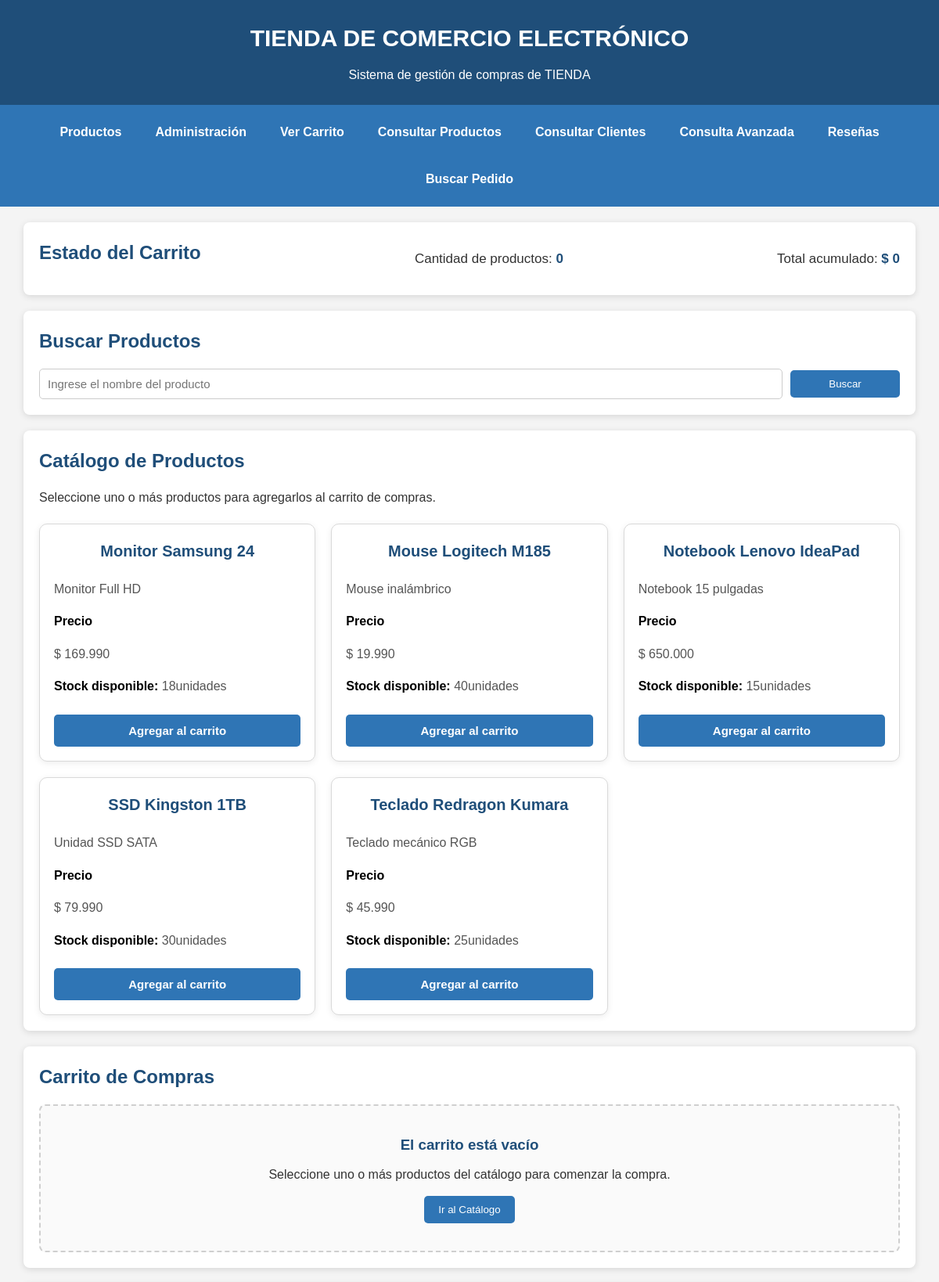
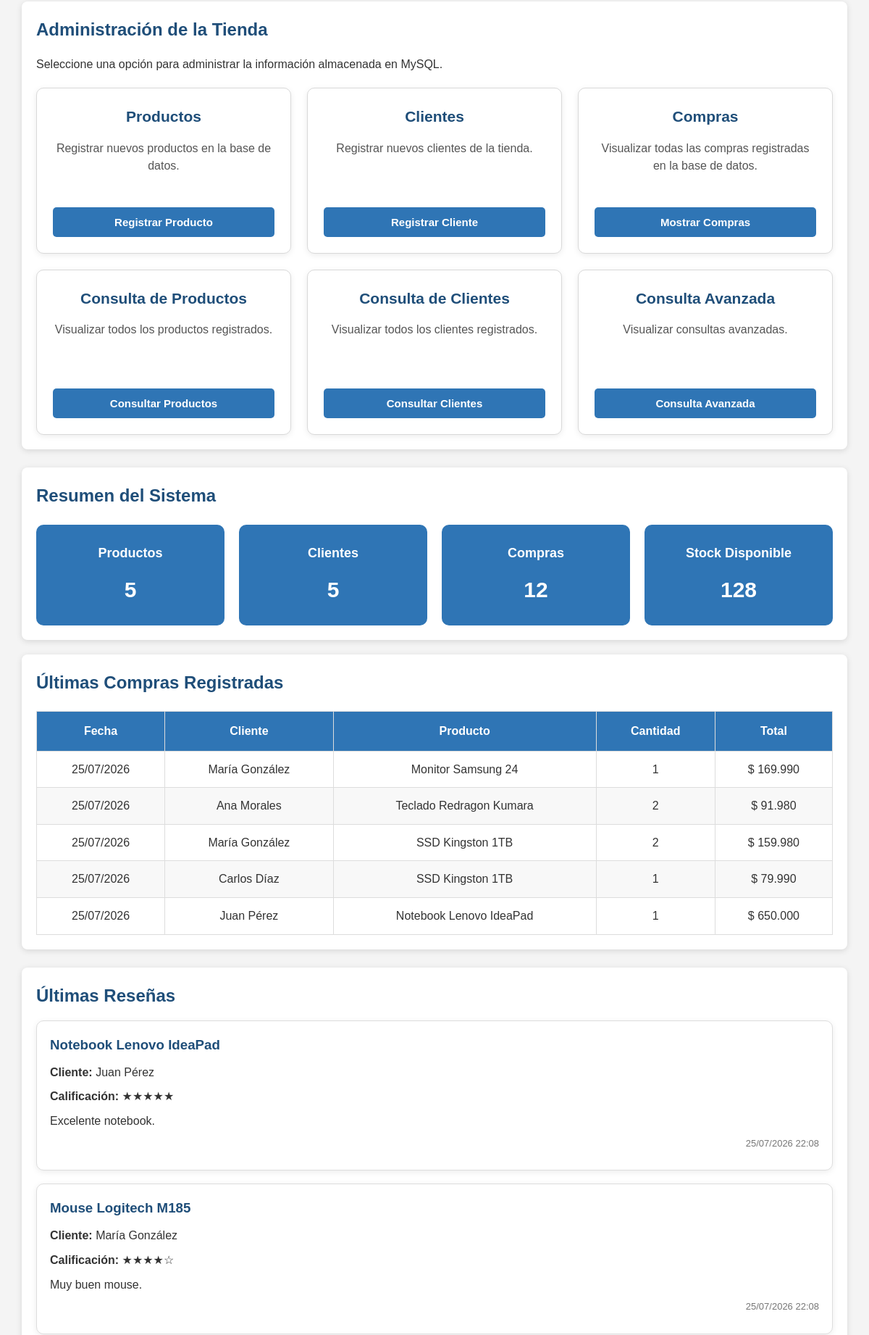
The page / (upper part) on the database its author committed (2 pictures, top to bottom).
### tables this page shows
CREATE TABLE PRODUCTO(
    id_producto INT AUTO_INCREMENT PRIMARY KEY,
    nombre VARCHAR(100) NOT NULL,
    descripcion VARCHAR(250) NOT NULL,
    precio DECIMAL(10,2) NOT NULL,
    stock INT NOT NULL DEFAULT 0
);

CREATE TABLE COMPRA(
    id_compra INT AUTO_INCREMENT PRIMARY KEY,
    cantidad INT NOT NULL,
    total DECIMAL(10,2) NOT NULL,
    fecha DATETIME NOT NULL DEFAULT CURRENT_TIMESTAMP,
    id_producto INT NOT NULL,
    id_cliente INT NOT NULL,
    CONSTRAINT fk_compra_producto FOREIGN KEY(id_producto)
        REFERENCES PRODUCTO(id_producto)
        ON UPDATE CASCADE
        ON DELETE RESTRICT,
    CONSTRAINT fk_compra_cliente FOREIGN KEY(id_cliente)
        REFERENCES CLIENTE(id_cliente)
        ON UPDATE CASCADE
        ON DELETE RESTRICT
);

CREATE TABLE CLIENTE(
    id_cliente INT AUTO_INCREMENT PRIMARY KEY,
    nombre VARCHAR(100) NOT NULL,
    email VARCHAR(120) NOT NULL,
    direccion VARCHAR(200) NOT NULL
);

CREATE TABLE RESENA(
    id_resena INT AUTO_INCREMENT PRIMARY KEY,
    cliente VARCHAR(100) NOT NULL,
    id_producto INT NOT NULL,
    calificacion TINYINT NOT NULL,
    comentario TEXT NOT NULL,
    fecha DATETIME NOT NULL DEFAULT CURRENT_TIMESTAMP,
    CONSTRAINT fk_resena_producto FOREIGN KEY(id_producto)
        REFERENCES PRODUCTO(id_producto)
        ON UPDATE CASCADE
        ON DELETE RESTRICT
);

### index.php (the view, shortened to what this page needs)
<?php
require_once(__DIR__ . "/includes/configSesion.php");
$sqlProductos = "
SELECT
id_producto,
nombre,
descripcion,
precio,
stock
FROM PRODUCTO
ORDER BY nombre
";
$resultadoProductos =
$conexion->query($sqlProductos);
$cantidadCarrito = 0;
$totalCarrito = 0;
?>
<!DOCTYPE html>
<html lang="es">
<head>
<link
rel="stylesheet"
href="styles.css">
</head>
<body>
<header>
<h1>TIENDA DE COMERCIO ELECTRÓNICO</h1>
<p>Sistema de gestión de compras de TIENDA</p>
</header>
<nav class="menuPrincipal">
<a href="#productos">Productos</a>
<a href="#administracion">Administración</a>
<a href="#carrito">Ver Carrito</a>
<a href="consultarProductos.php">
Consultar Productos</a>
<a href="consultarClientes.php">
Consultar Clientes</a>
<a href="consultaAvanzada.php">
Consulta Avanzada</a>
<a href="#resenas">Reseñas</a>
<a href="buscarPedido.php">Buscar Pedido</a>
</nav>
<section id="estadoCarrito"
class="estadoCarrito">
<h2>Estado del Carrito</h2>
<p>Cantidad de productos:
<strong>
<?= $cantidadCarrito ?>
</strong>
</p>
<p>Total acumulado:
<strong>
$
<?= number_format(
$totalCarrito,
0,
",",
"."
) ?>
</strong>
</p>
</section>
<section
class="busqueda">
<h2>Buscar Productos</h2>
<div
class="busquedaControles">
<input
type="text"
id="txtBuscar"
placeholder="Ingrese el nombre del producto">
<button
id="btnBuscar"
type="button">Buscar</button>
</div>
</section>
<section
id="productos">
<h2>Catálogo de Productos</h2>
<p>
Seleccione uno o más productos para agregarlos
al carrito de compras.
</p>
<div
id="contenedorProductos" class="contenedorProductos">
<?php
if(
$resultadoProductos &&
$resultadoProductos->num_rows > 0
){
while(
$producto =
$resultadoProductos->fetch_assoc()
){
?>
<div
class="tarjetaProducto">
<h3>
<?= htmlspecialchars(
$producto["nombre"]
) ?>
</h3>
<p>
<?= nl2br(
htmlspecialchars(
$producto["descripcion"]
)
) ?>
</p>
<p>
<strong>Precio</strong>
</p>
<p>
$
<?= number_format(
$producto["precio"],
0,
",",
"."
) ?>
</p>
<p>
<strong>
Stock disponible:
</strong>
<?= $producto["stock"] ?>
unidades
</p>
<?php
if(
$producto["stock"] > 0
){
?>
<form
action="agregarCarrito.php"
method="POST">
<button
type="submit">
Agregar al carrito
</button>
</form>
<?php
}
else{
?>
<button type="button" disabled> Producto sin stock </button>
<?php
}
?>
</div>
<?php
}
}
?>
</div>
</section>
<section
id="carrito"
class="carritoCompras">
<h2>
Carrito de Compras
</h2>
<?php
$totalCompra = 0;
if(
!empty($_SESSION["carrito"])
){
?>
<table
class="tablaCarrito">
<thead>
<tr>
<th>Producto</th>
<th>Precio</th>
<th>Cantidad</th>
<th>Subtotal</th>
<th>Acciones</th>
</tr>
</thead>
<tbody>
<?php
foreach(
$_SESSION["carrito"]
as
$producto
){
$subtotal =
$producto["precio"] *
$producto["cantidad"];
$totalCompra +=
$subtotal;
?>
<tr>
<!--=========================================
NOMBRE
==========================================-->
<td>
<?= htmlspecialchars(
$producto["nombre"]
) ?>
</td>
<!--=========================================
PRECIO
==========================================-->
<td>
$
<?= number_format(
$producto["precio"],
0,
",",
"."
) ?>
</td>
<!--=========================================
ACTUALIZAR CANTIDAD
==========================================-->
<td>
<form
action="actualizarCarrito.php"
method="POST"
class="formCantidad">
<input
type="hidden"
name="idProducto"
value="<?= $producto["id_producto"] ?>">
<input
type="number"
name="cantidad"
min="1"
max="<?= $producto["stock"] ?>"
value="<?= $producto["cantidad"] ?>"
required>
<button type="submit"> Actualizar </button>
</form>
</td>
<!--=========================================
SUBTOTAL
==========================================-->
<td>
$
<?= number_format(
$subtotal,
0,
",",
"."
) ?>
</td>
<!--=========================================
ELIMINAR PRODUCTO
==========================================-->
<td>
<form
action="eliminarCarrito.php"
method="POST">
<input
type="hidden"
name="idProducto"
value="<?= $producto["id_producto"] ?>">
<button
type="submit"
class="btnEliminar"
onclick="return confirm(
'¿Desea eliminar este producto del carrito?'
);"> Eliminar </button>
</form>
</td>
</tr>
<?php
}
?>
</tbody>
<tfoot>
<tr>
<td colspan="3">
<strong> TOTAL GENERAL </strong>
</td>
<td>
<strong>
$
<?= number_format(
$totalCompra,
0,
",",
"."
) ?>
</strong>
</td>
<td>
&nbsp;
</td>
</tr>
</tfoot>
</table>
<!--=========================================
ACCIONES DEL CARRITO
==========================================-->
<div
class="accionesCarrito">
<a href="#compras">
<button
type="button"
class="btnPedido"> Registrar Compra </button>
</a>
<a
href="vaciarCarrito.php"
onclick="return confirm(
'¿Desea vaciar completamente el carrito?'
);">
<button
type="button"
class="btnVaciar"> Vaciar Carrito </button>
</a>
</div>
<?php
}
else{
?>
<div
class="carritoVacio">
<h3> El carrito está vacío </h3>
<p>
Seleccione uno o más productos del catálogo
para comenzar la compra.
</p>
<a href="#productos">
<button
type="button"> Ir al Catálogo </button>
</a>
</div>
<?php
}
?>
</section>
<section
id="administracion"
class="panelAdministracion">
<h2> Administración de la Tienda </h2>
<p>
Seleccione una opción para administrar
la información almacenada en MySQL.
</p>
<div
class="contenedorAdministracion">
<div
class="tarjetaAdministracion">
<h3>
Productos
</h3>
<p>
Registrar nuevos productos
en la base de datos.
</p>
<a
href="registrarProducto.php">
<button
type="button">
Registrar Producto
</button>
</a>
</div>
<div
class="tarjetaAdministracion">
<h3> Clientes </h3>
<p> Registrar nuevos clientes
de la tienda.</p>
<a
href="registrarCliente.php">
<button
type="button"> Registrar Cliente </button>
</a>
</div>
<div
class="tarjetaAdministracion">
<h3> Compras </h3>
<p> Visualizar todas las compras
registradas en la base de datos.</p>
<a
href="mostrarCompras.php">
<button
type="button"> Mostrar Compras </button>
</a>
</div>
<div
class="tarjetaAdministracion">
<h3> Consulta de Productos </h3>
<p> Visualizar todos los productos
registrados.</p>
<a
href="consultarProductos.php">
<button
type="button"> Consultar Productos </button>
</a>
</div>
<div
class="tarjetaAdministracion">
<h3> Consulta de Clientes </h3>
<p> Visualizar todos los clientes
registrados.</p>
<a
href="consultarClientes.php">
<button
type="button"> Consultar Clientes </button>
</a>
</div>
<div
class="tarjetaAdministracion">
<h3> Consulta Avanzada </h3>
<p> Visualizar consultas avanzadas.</p>
<a
href="consultaAvanzada.php">
<button
type="button"> Consulta Avanzada </button>
</a>
</div>
</div>
</section>
<section
id="resumenSistema"
class="resumenSistema">
<h2> Resumen del Sistema </h2>
<?php
$sqlTotalProductos = "
SELECT COUNT(*) AS total
FROM PRODUCTO
";
$resultadoTotalProductos =
$conexion->query($sqlTotalProductos);
$totalProductos = 0;
if(
$resultadoTotalProductos &&
$resultadoTotalProductos->num_rows > 0
){
$totalProductos =
$resultadoTotalProductos
->fetch_assoc()["total"];
}
$sqlTotalClientes = "
SELECT COUNT(*) AS total
FROM CLIENTE
";
$resultadoTotalClientes =
$conexion->query($sqlTotalClientes);
$totalClientes = 0;
if(
$resultadoTotalClientes &&
$resultadoTotalClientes->num_rows > 0
){
$totalClientes =
$resultadoTotalClientes
->fetch_assoc()["total"];
}
$sqlTotalCompras = "
SELECT COUNT(*) AS total
FROM COMPRA
";
$resultadoTotalCompras =
$conexion->query($sqlTotalCompras);
$totalCompras = 0;
if(
$resultadoTotalCompras &&
$resultadoTotalCompras->num_rows > 0
){
$totalCompras =
$resultadoTotalCompras
->fetch_assoc()["total"];
}
$sqlStock = "
SELECT SUM(stock) AS totalStock
FROM PRODUCTO
";
$resultadoStock =
$conexion->query($sqlStock);
$totalStock = 0;
if(
$resultadoStock &&
$resultadoStock->num_rows > 0
){
$filaStock =
$resultadoStock->fetch_assoc();
$totalStock =
$filaStock["totalStock"] ?? 0;
}
?>
<div class="contenedorResumen">
<div class="tarjetaResumen">
<h3> Productos </h3>
<p> <?= $totalProductos ?> </p>
</div>
<div
class="tarjetaResumen">
<h3> Clientes </h3>
<p> <?= $totalClientes ?> </p>
</div>
<div class="tarjetaResumen">
<h3> Compras </h3>
<p>
<?= $totalCompras ?>
</p>
</div>
<div class="tarjetaResumen">
<h3> Stock Disponible </h3>
<p> <?= $totalStock ?> </p>
</div>
</div>
</section>
<section
id="ultimasCompras">
<h2> Últimas Compras Registradas </h2>
<?php
$sqlUltimasCompras = "
SELECT
co.id_compra,
co.fecha,
cl.nombre
AS cliente,
pr.nombre
AS producto,
co.cantidad,
co.total
FROM COMPRA co
INNER JOIN CLIENTE cl
ON co.id_cliente =
cl.id_cliente
INNER JOIN PRODUCTO pr
ON co.id_producto =
pr.id_producto
ORDER BY
co.fecha DESC
LIMIT 5
";
$resultadoCompras =
$conexion->query(
$sqlUltimasCompras
);
if(
$resultadoCompras &&
$resultadoCompras->num_rows > 0
){
?>
<table
class="tablaCarrito">
<thead>
<tr>
<th> Fecha </th>
<th> Cliente </th>
<th> Producto </th>
<th> Cantidad </th>
<th> Total </th>
</tr>
</thead>
<tbody>
<?php
while(
$compra =
$resultadoCompras->fetch_assoc()
){
?>
<tr>
<td>
<?= date(
"d/m/Y",
strtotime(
$compra["fecha"]
)
) ?>
</td>
<td>
<?= htmlspecialchars(
$compra["cliente"]
) ?>
</td>
<td>
<?= htmlspecialchars(
$compra["producto"]
) ?>
</td>
<td>
<?= $compra["cantidad"] ?>
</td>
<td>
$
<?= number_format(
$compra["total"],
0,
",",
"."
) ?>
</td>
</tr>
<?php
}
?>
</tbody>
</table>
<?php
}
else{
?>
<p> Todavía no existen compras registradas. </p>
<?php
}
?>
</section>
<section
id="resenas"
class="ultimasResenas">
<h2> Últimas Reseñas </h2>
<?php
$sqlResenas = "
SELECT
r.id_resena,
r.cliente,
r.calificacion,
r.comentario,
r.fecha,
p.nombre
AS producto
FROM RESENA r
INNER JOIN PRODUCTO p
ON r.id_producto =
p.id_producto
ORDER BY
r.fecha DESC
LIMIT 5
";
$resultadoResenas =
$conexion->query(
$sqlResenas
);
if(
$resultadoResenas &&
$resultadoResenas->num_rows > 0
){
while(
$resena =
$resultadoResenas->fetch_assoc()
){
?>
<div
class="tarjetaResena">
<h3>
<?= htmlspecialchars(
$resena["producto"]
) ?>
</h3>
<p>
<strong> Cliente:
</strong>
<?= htmlspecialchars(
$resena["cliente"]
) ?>
</p>
<p>
<strong> Calificación: </strong>
<?php
for(
$i=1;
$i<=5;
$i++
){
if(
$i <=
$resena["calificacion"]
){
echo "★";
}
else{
echo "☆";
}
}
?>
</p>
<p>
<?= nl2br(
htmlspecialchars(
$resena["comentario"]
)
) ?>
</p>
<p
class="fechaResena">
<?= date(
"d/m/Y H:i",
strtotime(
$resena["fecha"]
)
) ?>
</p>
</div>
<?php
}
}
else{
?>
<p> No existen reseñas registradas.</p>
<?php
}
?>
</section>
</body>
</html>

### styles.css (style rules this page uses)
* { margin:0; padding:0; box-sizing:border-box; font-family:Arial,Helvetica,sans-serif; }
body { background:#f4f4f4; color:#333; line-height:1.6; }
header { background:#1f4e79; color:#fff; text-align:center; padding:25px; }
header h1 { margin-bottom:10px; font-size:30px; }
header p { font-size:16px; }
.menuPrincipal { display:flex; justify-content:center; align-items:center; gap:15px; flex-wrap:wrap; background:#2f75b5; padding:12px; }
.menuPrincipal a { color:#fff; text-decoration:none; font-weight:bold; padding:10px 14px; border-radius:5px; transition:.3s; }
section { width:95%; max-width:1200px; margin:20px auto; background:#fff; padding:20px; border-radius:8px; box-shadow:0 2px 8px rgba(0,0,0,.12); }
section h2 { margin-bottom:15px; color:#1f4e79; }
input, select, textarea { width:100%; padding:10px; border:1px solid #ccc; border-radius:5px; font-size:15px; }
button { background:#2f75b5; color:#fff; border:none; padding:10px 18px; border-radius:5px; cursor:pointer; transition:.3s; }
.busquedaControles { display:flex; gap:10px; flex-wrap:wrap; align-items:center; }
.busquedaControles input { flex:1; min-width:250px; }
.busquedaControles button { min-width:140px; }
.contenedorProductos { display:grid; grid-template-columns:repeat(auto-fit,minmax(270px,1fr)); gap:20px; margin-top:20px; }
.tarjetaProducto { background:#fff; border:1px solid #d9d9d9; border-radius:10px; padding:18px; display:flex; flex-direction:column; justify-content:space-between; box-shadow:0 2px 8px rgba(0,0,0,.08); transition:.3s; }
.tarjetaProducto h3 { color:#1f4e79; font-size:20px; margin-bottom:12px; text-align:center; }
.tarjetaProducto p { margin:8px 0; text-align:justify; color:#555; }
.tarjetaProducto strong { color:#000; }
.tarjetaProducto button { width:100%; margin-top:15px; padding:12px; font-size:15px; font-weight:bold; }
.carritoVacio { grid-column:1/-1; text-align:center; padding:35px; border:2px dashed #cfcfcf; border-radius:8px; background:#fafafa; }
.carritoVacio h3 { color:#1f4e79; margin-bottom:10px; }
.carritoVacio p { margin-bottom:15px; }
.estadoCarrito { display:flex; justify-content:space-between; align-items:center; flex-wrap:wrap; }
.estadoCarrito p { margin:5px 0; font-size:17px; }
.estadoCarrito strong { color:#1f4e79; }
.carritoCompras { overflow-x:auto; }
.tablaCarrito { width:100%; border-collapse:collapse; margin-top:20px; background:#fff; }
.tablaCarrito thead { background:#2f75b5; color:#fff; }
.tablaCarrito th { padding:14px; border:1px solid #ddd; text-align:center; }
.tablaCarrito td { padding:12px; border:1px solid #ddd; text-align:center; vertical-align:middle; }
.tablaCarrito tbody tr:nth-child(even) { background:#f8f8f8; }
table { width:100%; }
.panelAdministracion { display:block; }
.contenedorAdministracion { display:grid; grid-template-columns:repeat(auto-fit,minmax(260px,1fr)); gap:22px; margin-top:20px; }
.tarjetaAdministracion { background:#fff; border:1px solid #d9d9d9; border-radius:10px; padding:22px; text-align:center; box-shadow:0 2px 8px rgba(0,0,0,.08); transition:.3s; }
.tarjetaAdministracion h3 { color:#1f4e79; font-size:21px; margin-bottom:15px; }
.tarjetaAdministracion p { color:#555; line-height:1.5; min-height:70px; margin-bottom:18px; }
.tarjetaAdministracion a { text-decoration:none; }
.tarjetaAdministracion button { width:100%; margin-top:5px; padding:12px; font-size:15px; font-weight:bold; }
.resumenSistema { margin-top:25px; }
.contenedorResumen { display:grid; grid-template-columns:repeat(auto-fit,minmax(180px,1fr)); gap:20px; margin-top:20px; }
.tarjetaResumen { background:#2f75b5; color:#fff; text-align:center; padding:25px 15px; border-radius:10px; transition:.3s; }
.tarjetaResumen h3 { margin-bottom:12px; font-size:18px; }
.tarjetaResumen p { font-size:30px; font-weight:bold; }
#ultimasCompras table { margin-top:15px; }
#ultimasCompras h2 { margin-bottom:20px; }
.ultimasResenas { margin-top:25px; }
.tarjetaResena { background:#fff; border:1px solid #ddd; border-radius:10px; padding:18px; margin-bottom:18px; box-shadow:0 2px 8px rgba(0,0,0,.08); transition:.3s; }
.tarjetaResena h3 { color:#1f4e79; margin-bottom:10px; }
.tarjetaResena p { margin:8px 0; }
.fechaResena { margin-top:12px; font-size:13px; color:#777; text-align:right; }

### rows shown on the page
producto: nombre "Monitor Samsung 24", descripcion "Monitor Full HD", precio "169.990", stock "18"
producto: nombre "Mouse Logitech M185", descripcion "Mouse inalámbrico", precio "19.990", stock "40"
producto: nombre "Notebook Lenovo IdeaPad", descripcion "Notebook 15 pulgadas", precio "650.000", stock "15"
producto: nombre "SSD Kingston 1TB", descripcion "Unidad SSD SATA", precio "79.990", stock "30"
producto: nombre "Teclado Redragon Kumara", descripcion "Teclado mecánico RGB", precio "45.990", stock "25"
compra: fecha "25/07/2026", id_cliente.nombre "María González", id_producto.nombre "Monitor Samsung 24", cantidad "1", total "169.990"
compra: fecha "25/07/2026", id_cliente.nombre "Ana Morales", id_producto.nombre "Teclado Redragon Kumara", cantidad "2", total "91.980"
compra: fecha "25/07/2026", id_cliente.nombre "María González", id_producto.nombre "SSD Kingston 1TB", cantidad "2", total "159.980"
compra: fecha "25/07/2026", id_cliente.nombre "Carlos Díaz", id_producto.nombre "SSD Kingston 1TB", cantidad "1", total "79.990"
compra: fecha "25/07/2026", id_cliente.nombre "Juan Pérez", id_producto.nombre "Notebook Lenovo IdeaPad", cantidad "1", total "650.000"
resena: id_producto.nombre "Notebook Lenovo IdeaPad", cliente "Juan Pérez", calificacion 5 (drawn), comentario "Excelente notebook.", fecha "25/07/2026 22:08"
resena: id_producto.nombre "Mouse Logitech M185", cliente "María González", calificacion 4 (drawn), comentario "Muy buen mouse.", fecha "25/07/2026 22:08"

### other values the page prints
$cantidadCarrito "0"
$totalCarrito "0"
$totalProductos "5"
$totalClientes "5"
$totalCompras "12"
$totalStock "128"
